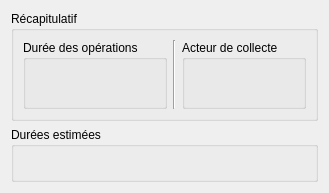
      <widget class="QWidget" name="tab3_result">
       <attribute name="title">
        <string>Résultats</string>
       </attribute>
       <layout class="QVBoxLayout" name="verticalLayout_3">
        <item>
         <widget class="QGroupBox" name="parametres">
          <property name="title">
           <string>Récapitulatif</string>
          </property>
          <layout class="QHBoxLayout" name="horizontalLayout_22">
           <item>
            <widget class="QGroupBox" name="groupBox">
             <property name="title">
              <string>Durée des opérations</string>
             </property>
             <layout class="QVBoxLayout" name="verticalLayout_5">
              <item>
               <widget class="QLabel" name="durees_op">
                <property name="text">
                 <string>&lt;html&gt;&lt;head/&gt;&lt;body&gt;&lt;p align=&quot;center&quot;&gt;&lt;br/&gt;&lt;/p&gt;&lt;/body&gt;&lt;/html&gt;</string>
                </property>
                <property name="alignment">
                 <set>Qt::AlignLeading|Qt::AlignLeft|Qt::AlignTop</set>
                </property>
               </widget>
              </item>
             </layout>
            </widget>
           </item>
           <item>
            <widget class="Line" name="line_3">
             <property name="orientation">
              <enum>Qt::Vertical</enum>
             </property>
            </widget>
           </item>
           <item>
            <widget class="QGroupBox" name="groupBox_2">
             <property name="title">
              <string>Acteur de collecte</string>
             </property>
             <layout class="QVBoxLayout" name="verticalLayout_6">
              <item>
               <widget class="QLabel" name="acteur">
                <property name="text">
                 <string>&lt;html&gt;&lt;head/&gt;&lt;body&gt;&lt;p&gt;&lt;br/&gt;&lt;/p&gt;&lt;/body&gt;&lt;/html&gt;</string>
                </property>
                <property name="alignment">
                 <set>Qt::AlignLeading|Qt::AlignLeft|Qt::AlignTop</set>
                </property>
               </widget>
              </item>
             </layout>
            </widget>
           </item>
          </layout>
         </widget>
        </item>
        <item>
         <widget class="QGroupBox" name="resultats">
          <property name="title">
           <string>Durées estimées</string>
          </property>
          <property name="alignment">
           <set>Qt::AlignLeading|Qt::AlignLeft|Qt::AlignTop</set>
          </property>
          <layout class="QVBoxLayout" name="verticalLayout_4">
           <item>
            <widget class="QLabel" name="duree_collecte">
             <property name="text">
              <string/>
             </property>
             <property name="alignment">
              <set>Qt::AlignLeading|Qt::AlignLeft|Qt::AlignTop</set>
             </property>
            </widget>
           </item>
          </layout>
         </widget>
        </item>
       </layout>
      </widget>
